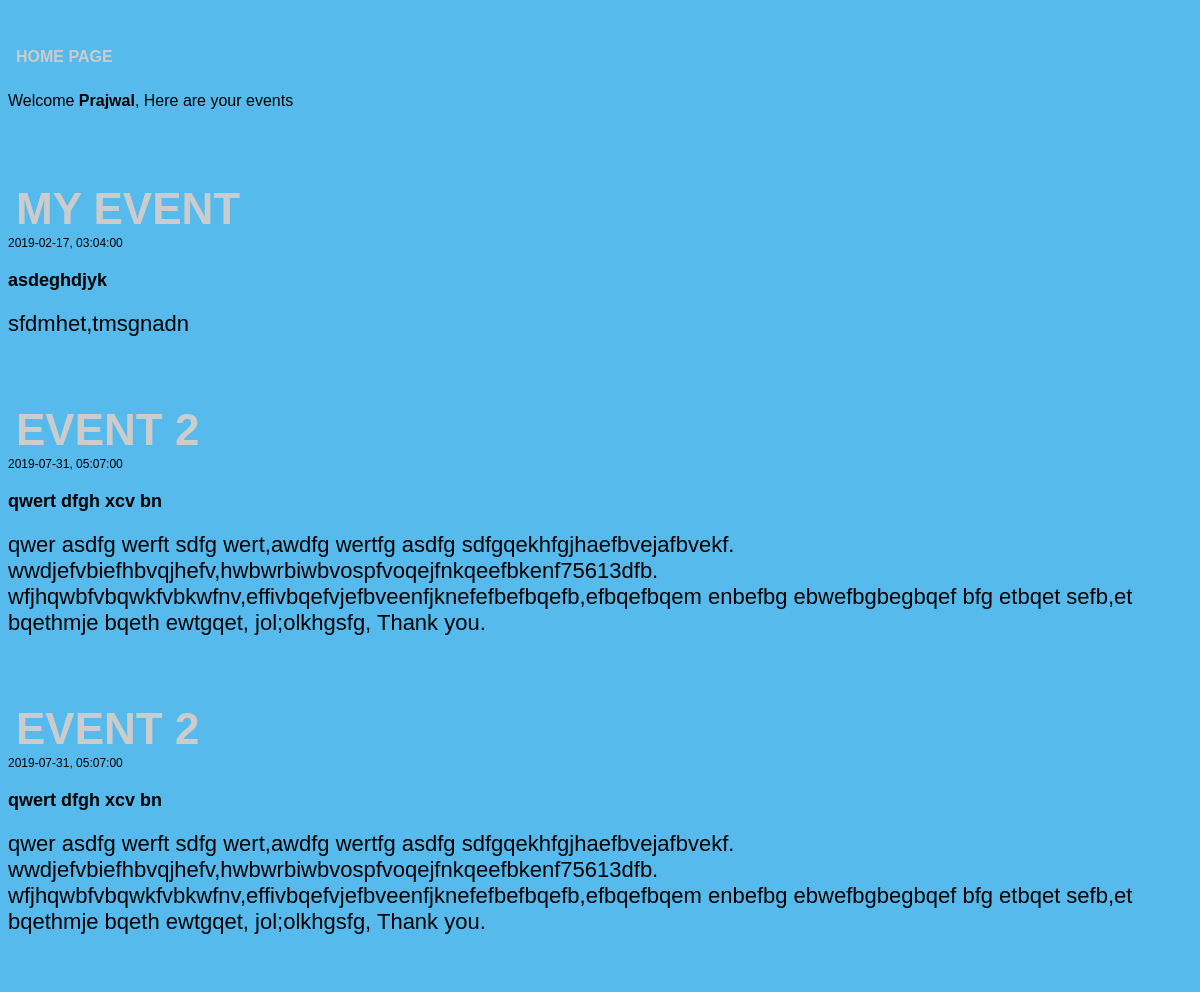
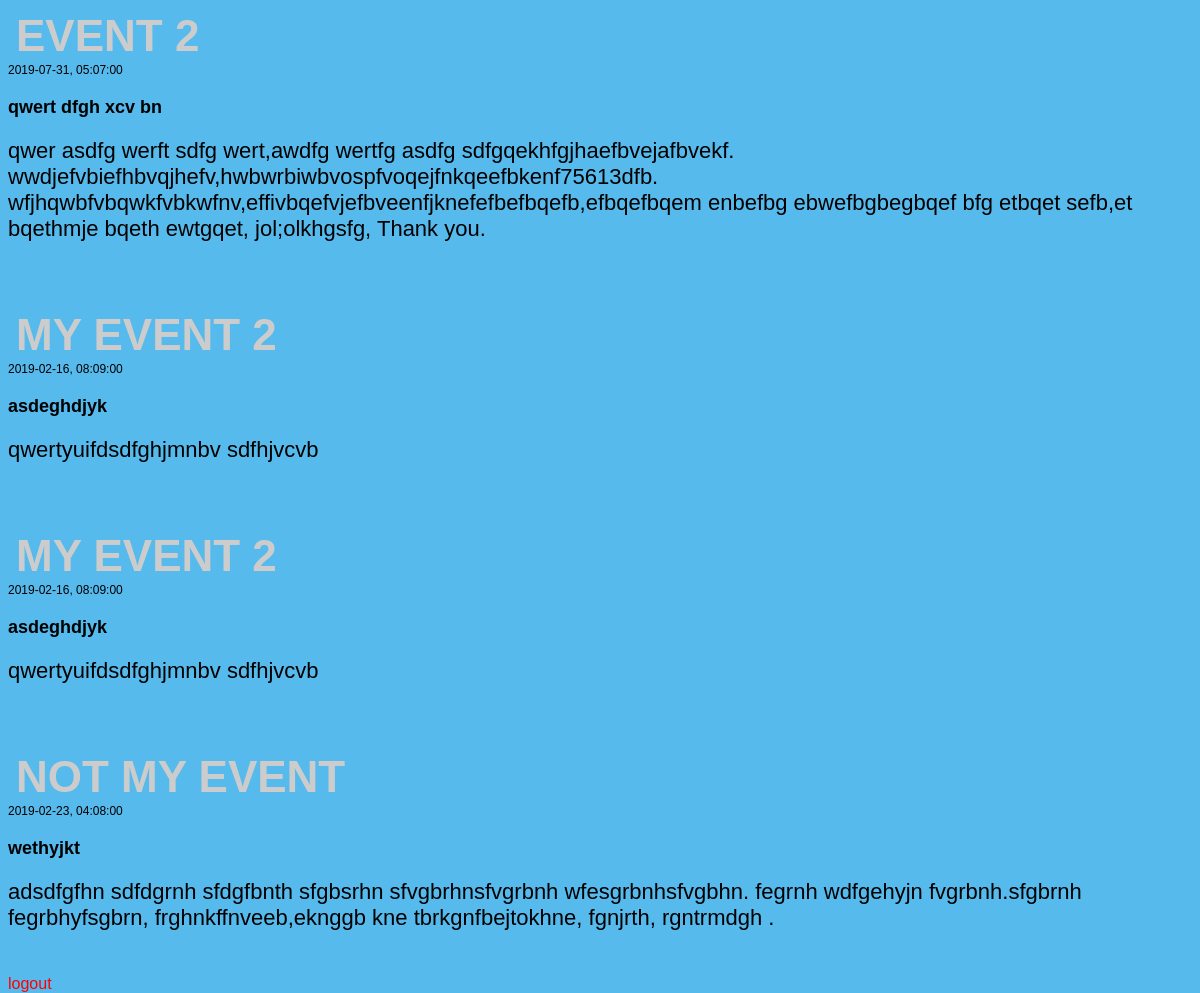
The page / (signed in) on the database its author committed (2 pictures, top to bottom).
### tables this page shows
CREATE TABLE IF NOT EXISTS `events` (
  `id` int(11) NOT NULL AUTO_INCREMENT,
  `name` varchar(255) NOT NULL,
  `venue` varchar(255) NOT NULL,
  `date` date NOT NULL,
  `time` time NOT NULL,
  `description` text NOT NULL,
  PRIMARY KEY (`id`)
);

### index.php (the view, shortened to what this page needs)
<!DOCTYPE html>
<html>
<head>
	<link rel="stylesheet" type="text/css" href="css/login.css">
</head>
<body>
<div class="header">
	<h2>Home Page</h2>
</div>
<div class="content">
    <?php  if (isset($_SESSION['username'])) : ?>
        <p>Welcome <strong><?php echo $_SESSION['username']; ?></strong>, Here are your events</p>
        <br>
        <?php
        $equery = "SELECT * FROM events";
        $db = mysqli_connect('localhost', 'root', '', 'registration');
        $eresult = mysqli_query($db, $equery);
        $events = array();
        if (mysqli_num_rows($eresult)>0){
            while($row = mysqli_fetch_assoc($eresult)){
                $events[] = $row ;
            }
        }
        ?>
        <?php foreach($events as $event): ?>
        <h2 style="margin-bottom:1px;font-size:44px;"><?php echo $event['name'] ?></h2><br>
        <p style="margin-bottom:1px;font-size:12px;margin-top:1px;"><?php echo $event['date'] ?>, <?php echo $event['time'] ?></p><br>
        <h3 style="margin-bottom:1px;font-size:18px;margin-top:1px;"><?php echo $event['venue'] ?></h3><br>
        <p style="margin-bottom:10px;font-size:22px;margin-top:1px;"><?php echo $event['description'] ?></p><br>
        <?php endforeach ?>
    	<p> <a href="index.php?logout='1'" style="color: red;">logout</a> </p>
    <?php endif ?>
</div>
</body>
</html>

### css/login.css (style rules this page uses)
html { background-color: #56baed; }
body { font-family: "Poppins", sans-serif; height: 100vh; }
a { color: #92badd; display:inline-block; text-decoration: none; font-weight: 400; }
h2 { text-align: center; font-size: 16px; font-weight: 600; text-transform: uppercase; display:inline-block; margin: 40px 8px 10px 8px; color: #cccccc; }

### rows shown on the page
events: name "MY EVENT", date "2019-02-17", time "03:04:00", venue "asdeghdjyk", description "sfdmhet,tmsgnadn"
events: name "EVENT 2", date "2019-07-31", time "05:07:00", venue "qwert dfgh xcv bn", description "qwer asdfg werft sdfg wert,awdfg wertfg asdfg sdfgqekhfgjhaefbvejafbvekf. wwdjefvbiefhbvqjhefv,hwbwrbiwbvospfvoqejfnkqeefbkenf75613dfb. wfjhqwbfvbqwkfvbkwfnv,effivbqefvjefbveenfjknefefbefbqefb,efbqefbqem enbefbg ebwefbgbegbqef bfg etbqet sefb,et bqethmje bqeth ewtgqet, jol;olkhgsfg, Thank you."
events: name "EVENT 2", date "2019-07-31", time "05:07:00", venue "qwert dfgh xcv bn", description "qwer asdfg werft sdfg wert,awdfg wertfg asdfg sdfgqekhfgjhaefbvejafbvekf. wwdjefvbiefhbvqjhefv,hwbwrbiwbvospfvoqejfnkqeefbkenf75613dfb. wfjhqwbfvbqwkfvbkwfnv,effivbqefvjefbveenfjknefefbefbqefb,efbqefbqem enbefbg ebwefbgbegbqef bfg etbqet sefb,et bqethmje bqeth ewtgqet, jol;olkhgsfg, Thank you."
events: name "EVENT 2", date "2019-07-31", time "05:07:00", venue "qwert dfgh xcv bn", description "qwer asdfg werft sdfg wert,awdfg wertfg asdfg sdfgqekhfgjhaefbvejafbvekf. wwdjefvbiefhbvqjhefv,hwbwrbiwbvospfvoqejfnkqeefbkenf75613dfb. wfjhqwbfvbqwkfvbkwfnv,effivbqefvjefbveenfjknefefbefbqefb,efbqefbqem enbefbg ebwefbgbegbqef bfg etbqet sefb,et bqethmje bqeth ewtgqet, jol;olkhgsfg, Thank you."
events: name "MY EVENT 2", date "2019-02-16", time "08:09:00", venue "asdeghdjyk", description "qwertyuifdsdfghjmnbv sdfhjvcvb"
events: name "MY EVENT 2", date "2019-02-16", time "08:09:00", venue "asdeghdjyk", description "qwertyuifdsdfghjmnbv sdfhjvcvb"
events: name "NOT MY EVENT", date "2019-02-23", time "04:08:00", venue "wethyjkt", description "adsdfgfhn sdfdgrnh sfdgfbnth sfgbsrhn sfvgbrhnsfvgrbnh wfesgrbnhsfvgbhn. fegrnh wdfgehyjn fvgrbnh.sfgbrnh fegrbhyfsgbrn, frghnkffnveeb,eknggb kne tbrkgnfbejtokhne, fgnjrth, rgntrmdgh ."

### other values the page prints
$_SESSION['username'] "Prajwal"
